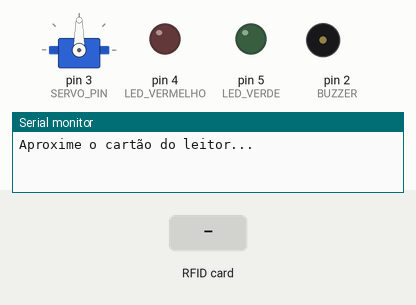
Simulated run of this sketch. Board: Arduino Uno, built with avr-gcc and run on an emulated ATmega328P. On the bench: servo, output pins drawn as LEDs (lit = HIGH), buzzer (waves = sounding), the last lines printed to the serial monitor. The test bench sets the inputs (shaded band). Pins used as bus, display or sensor lines are not drawn.

Above: at 1.2 s.
1.3 s: RFID card 5E 7A 19 C4 held to the reader
At 1.4 s:
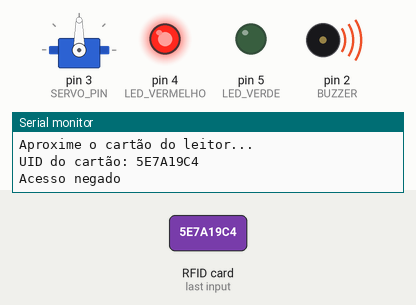
At 3.4 s:
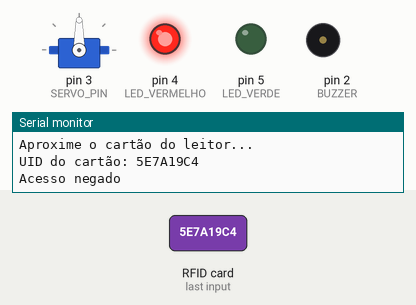
4.3 s: RFID card 13 F5 8A 0F held to the reader
At 5.2 s:
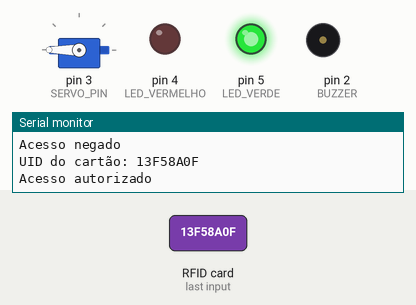
Timing chart, 0 to 16.0 s (numbered marks = the images above; inputs shaded):
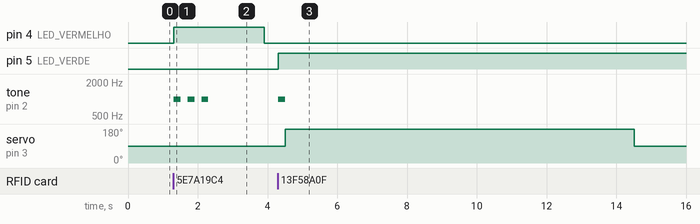

The sketch:

contr_acess_led_buzzer_servo_copy_20241112111406.ino
```cpp
#include <SPI.h>
#include <MFRC522.h>
#include <Servo.h>

#define SS_PIN 10
#define RST_PIN 9
#define LED_VERDE 5
#define LED_VERMELHO 4
#define BUZZER 2
#define SERVO_PIN 3

MFRC522 mfrc522(SS_PIN, RST_PIN);  // Criando instância do MFRC522
Servo meuServo; // Cria um objeto da classe Servo

// IDs autorizados (substitua pelos IDs dos seus cartões RFID)
String autorizados[] = {"13F58A0F", "ID2", "ID3", "E30E980F"};

void setup() {
  Serial.begin(9600);   // Inicializa comunicação serial
  SPI.begin();          // Inicializa comunicação SPI
  mfrc522.PCD_Init();   // Inicializa o leitor RFID
  pinMode(LED_VERDE, OUTPUT);
  pinMode(LED_VERMELHO, OUTPUT);
  pinMode(BUZZER, OUTPUT);
  meuServo.attach(SERVO_PIN); // Anexa o servo ao pino definido
  meuServo.write(90); // Garante que o servo começa na posição inicial (90 graus)
  Serial.println("Aproxime o cartão do leitor...");
}

void loop() {
  // Verifica se há uma nova tag presente
  if (!mfrc522.PICC_IsNewCardPresent()) {
    return;
  }

  // Verifica se é possível ler o cartão
  if (!mfrc522.PICC_ReadCardSerial()) {
    return;
  }

  // Lê o UID do cartão
  String conteudo = "";
  for (byte i = 0; i < mfrc522.uid.size; i++) {
    conteudo.concat(String(mfrc522.uid.uidByte[i] < 0x10 ? "0" : ""));
    conteudo.concat(String(mfrc522.uid.uidByte[i], HEX));
  }
  conteudo.toUpperCase();
  Serial.println("UID do cartão: " + conteudo);

  // Verifica se o UID está na lista de autorizados
  boolean autorizado = false;
  for (int i = 0; i < sizeof(autorizados) / sizeof(autorizados[0]); i++) {
    if (conteudo == autorizados[i]) {
      autorizado = true;
      break;
    }
  }

  if (autorizado) {
    Serial.println("Acesso autorizado");
    digitalWrite(LED_VERDE, HIGH);
    tone(BUZZER, 1000); // Emite som no buzzer
    delay(200); // Duração do som
    noTone(BUZZER); // Para o som
    meuServo.write(180); // Move o servo para 90 graus
    delay(10000); // Aguarda 10 segundos
    meuServo.write(90); // Retorna o servo para a posição inicial
    delay(2000);
    digitalWrite(LED_VERDE, LOW);
    meuServo.read();
  } else {
    Serial.println("Acesso negado");
    digitalWrite(LED_VERMELHO, HIGH);
    for (int i = 0; i < 3; i++) {
      tone(BUZZER, 1000); // Emite som no buzzer
      delay(200); // Duração do som
      noTone(BUZZER); // Para o som
      delay(200); // Pausa entre os toques
    }
    delay(1400);
    digitalWrite(LED_VERMELHO, LOW);
  }

  // Para de ler o cartão
  mfrc522.PICC_HaltA();
}
```

Measured:
- after the input at 1.3 s, pin 4 (LED_VERMELHO): LOW → HIGH at once, → LOW 2.6 s later; tone on pin 2 (BUZZER): alternates 1000 Hz for 0.20 s and silent for 0.20 s, 6 changes in all, then stays silent, starting at once
- after the input at 4.3 s, pin 5 (LED_VERDE): LOW → HIGH at once; tone on pin 2 (BUZZER): silent → 1000 Hz at once, → silent 0.20 s later; servo on pin 3 (SERVO_PIN): 90° → 180° after 0.21 s, → 90° 10.0 s later
